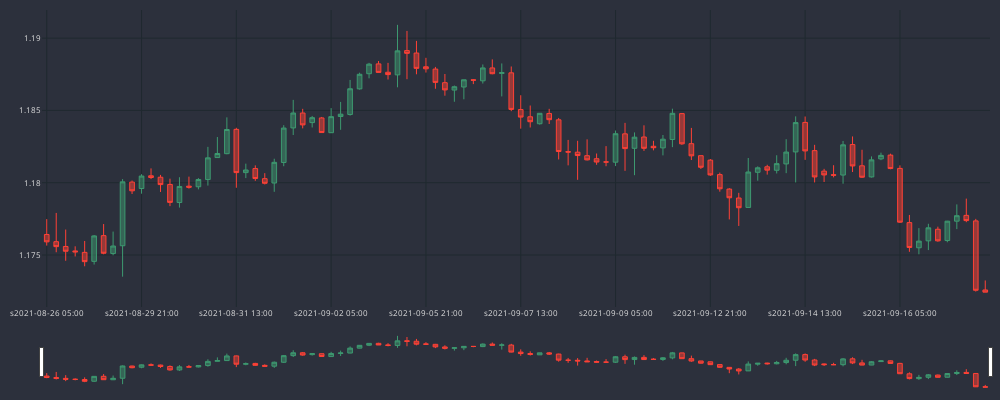

Notebook source saved alongside this figure:
### Code cell
fig = go.Figure()
fig.add_trace(go.Candlestick(
    x = df_plot.sTime,
    open = df_plot.mid_o,
    high = df_plot.mid_h,
    low = df_plot.mid_l,
    close = df_plot.mid_c,
    line=dict(width=1), 
    opacity=1,
    
))

fig.update_yaxes(
gridcolor='#1f292f'

)

fig.update_xaxes(
    gridcolor='#1f292f',
    nticks=10
)

fig.update_layout(
    width=1000,
    height=400,
    margin=dict(l=10,r=10,b=10,t=10),
    paper_bgcolor='#2c303c',
    plot_bgcolor='#2c303c',
    font=dict(size=8, color='#e1e1e1')
)

fig.show()
